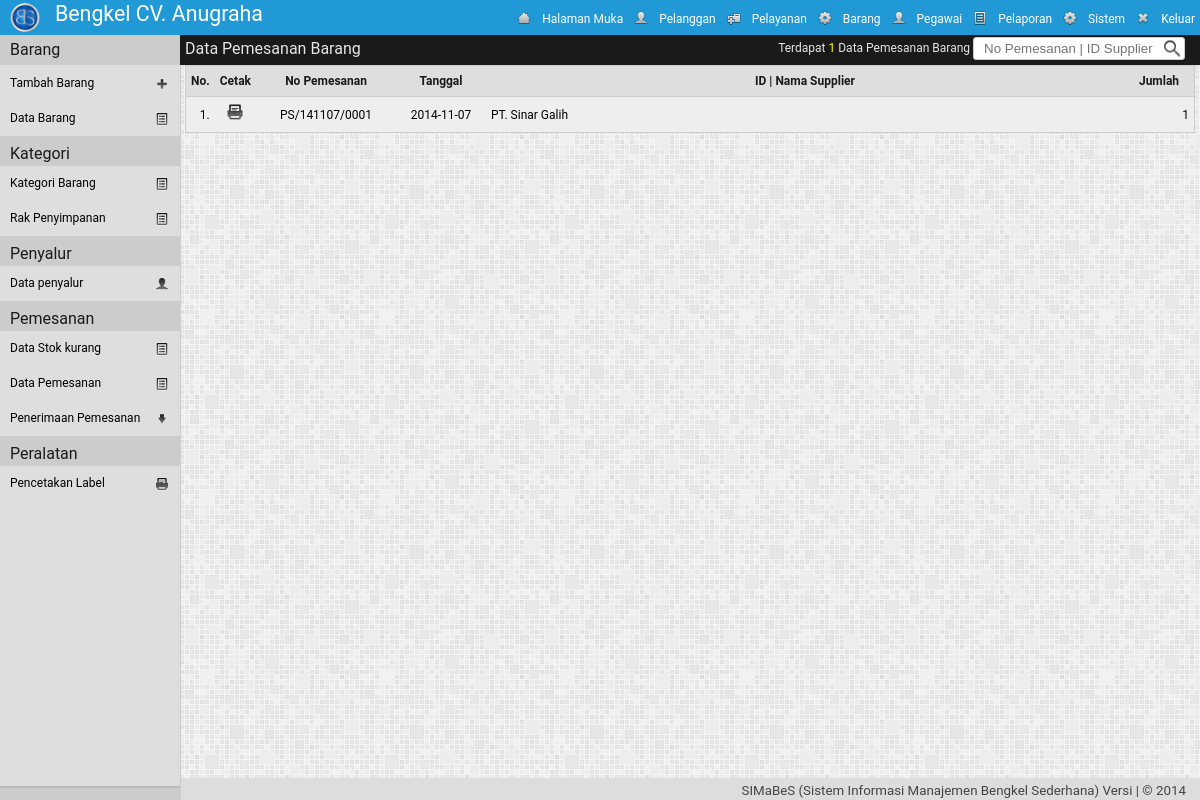
/adm/?mod=barang&h=pembelian_data (signed in), run on the app's committed database.
### tables this page shows
CREATE TABLE IF NOT EXISTS `pengaturan` (
`id` int(1) NOT NULL,
  `nm_bengkel` varchar(30) NOT NULL,
  `telp1` varchar(30) NOT NULL,
  `telp2` varchar(30) NOT NULL,
  `almt_bengkel` text NOT NULL,
  `logo_bengkel` text NOT NULL,
  `tentang_bengkel` text NOT NULL
);

CREATE TABLE IF NOT EXISTS `akses_pengguna` (
  `kel_id` int(2) NOT NULL,
  `id_menu` int(2) NOT NULL,
  `r` enum('0','1') NOT NULL
);

CREATE TABLE IF NOT EXISTS `menu` (
  `id_menu` int(2) NOT NULL,
  `nm_menu` varchar(20) NOT NULL,
  `class` varchar(10) NOT NULL,
  `links` text NOT NULL,
  `icon` text NOT NULL,
  `value` text NOT NULL
);

CREATE TABLE IF NOT EXISTS `br_pembelian` (
  `no_pes` varchar(25) NOT NULL,
  `tgl_pes` date NOT NULL,
  `id_sup` varchar(25) NOT NULL,
  `total_pembayaran` double NOT NULL,
  `diterima` enum('0','1') NOT NULL,
  `id_pengguna` text NOT NULL,
  `wkt_ubah` datetime NOT NULL
);

CREATE TABLE IF NOT EXISTS `sup_data` (
`id_sup` int(8) NOT NULL,
  `nm_sup` varchar(30) NOT NULL,
  `almt_sup` text NOT NULL,
  `telp_sup` varchar(13) NOT NULL,
  `wkt_ubah` datetime NOT NULL
);

### adm/barang/class.php (called while the page is built, shortened)
<?php
class barang{
	function sunting_penyalur($field,$id_sup){
		$qry = "SELECT * FROM sup_data WHERE id_sup='$id_sup'";
		$hasil = mysql_query($qry);
		$data = mysql_fetch_array($hasil);
		if($field == 'id_sup')
			return $data['id_sup'];
		elseif($field == 'nm_sup')
			return $data['nm_sup'];
		elseif($field == 'almt_sup')
			return $data['almt_sup'];
		elseif($field == 'telp_sup')
			return $data['telp_sup'];
	}
	function tampil_pembelian_detail($select,$where){
		$qry = mysql_query("SELECT $select FROM `br_pembelian_detail`  $where")  or die (mysql_error());
		if(mysql_num_rows($qry)>0){
		while($row = mysql_fetch_array($qry))
			$data[] = $row;
			return $data;
		}
	}
	function tampil_pembelian(){
		if(!empty($_GET['cari'])){
			$qry = "SELECT * FROM `br_pembelian` WHERE no_pes='".$_GET['cari']."' OR id_sup='".$_GET['cari']."' ORDER by wkt_ubah DESC";
		}
		else{
			$qry = "SELECT * FROM `br_pembelian` ORDER by wkt_ubah DESC";
		}
		$hasil = mysql_query($qry)  or die (mysql_error());
		if(mysql_num_rows($hasil)>0){
		while($row = mysql_fetch_array($hasil))
			$data[] = $row;
			return $data;
		}
	}
}
?>

### adm/barang/pembelian_data.php (the view, shortened to what this page needs)
<?php
	$lokasi="Data Pemesanan Barang";
	$brg = new barang();
	$tampil = $brg->tampil_pembelian();
	$jml = count($tampil);
	echo'
	<div class="konten">'.$iframe.'
	<div class="lokasi">
		<label>'.$lokasi.'</label>
		<div class="kanan2">
			<form action="" method="get" name="fpencarian" id="fpencarian">
			<label>Terdapat <font>'.$jml.' </font> '.$lokasi.' </label>
			<input name="mod" value="'.$_GET['mod'].'" type="hidden" >
			<input name="h" value="'.$_GET['h'].'" type="hidden" >
			<input name="cari" id="cari" size="20" maxlength="50" class="text-pencarian" type="text" value="'; if(!empty($_GET['cari'])){echo $_GET['cari'];} echo'" placeholder="No Pemesanan | ID Supplier" >
			</form>
		</div>
	</div>
<form name="fkonten" method="post" action="?mod='.$_GET['mod'].'&h=aksi">
<table cellpadding="5" cellspacing="0" class="table">
<tr id="th"><th align="right" width="10px">No.</th>
	<th align="center" width="10px">Cetak</th><th align="center" width="130px">No Pemesanan</th>
	<th align="center" width="80px">Tanggal</th><th>ID | Nama Supplier</th>
	<th align="center" width="60px">Jumlah</th></tr>';
$baris=1;
if($jml > 0){
	foreach($tampil as $data){
		$kolom= ($baris%2 == 1)? "kolom-ganjil" : "kolom-genap";
	echo'
	<tr class="'.$kolom.'">
		<td align="right">'.$baris++ .'.</td>
		<td align="center">
			<a href="barang/faktur_pes.php?no_pes='.$data['no_pes'].'" title="Cetak Pemesanan" target="framepopup" onClick="setdisplay(\'divpopup\',1)">
				<img src="../img/print.png" height="20px" width="20px">
			</a>
		</td>
		<td align="center">'.$data['no_pes'].'</td>
		<td align="center">'.$data['tgl_pes'].'</td>
		<td >';
			echo $brg->sunting_penyalur('nm_sup',$data['id_sup']);
		echo'
		</td>
		<td align="right">';
			$no_pes = $data['no_pes'];
			echo count($brg->tampil_pembelian_detail("*","WHERE no_pes='$no_pes' "));
		echo'
		</td>
	</tr>';
	}
	echo'
	</table>
	</form>
	</div>';
}
elseif(count($tampil)==0  && !empty($_GET['cari'])){
	echo "<script type='text/javascript'> alert('Pencarian [".$_GET['cari']."] tidak ditemukan');history.back()</script>";
}
else{echo "<script type='text/javascript'> alert('Data kosong');window.location='?mod=barang&h=data'</script>";}
?>

### adm/header.php
<?php
	$qpeng=mysql_query("SELECT * FROM pengaturan  LIMIT 1");
	$dpeng=mysql_fetch_object($qpeng);
	$qmenu="select id_menu  from akses_pengguna where  kel_id='".$_SESSION['kel_id']."' AND r='1' ";
	$dmenu=mysql_query($qmenu) or die (mysql_error());
echo'
<!DOCTYPE html PUBLIC "-//W3C//DTD XHTML 1.0 Strict//EN"
	"http://www.w3.org/TR/xhtml1/DTD/xhtml1-strict.dtd">
<html xmlns="http://www.w3.org/1999/xhtml" xml:lang="en" lang="en">
<head>
<title>'.$aplikasi." | ".strtoupper($_GET['mod']).' | Daily Build</title>
		<link rel="shortcut icon" href="../img/icon.ico" />
		<link rel="stylesheet" type="text/css" href="../styler/header.css">
		<link rel="stylesheet" type="text/css" href="../styler/style.css">
		<link rel="stylesheet" type="text/css" href="../styler/jquery-ui.css">
		<link rel="stylesheet" type="text/css" href="../styler/jquery-ui.theme.css">
		<script type="text/javascript" src="../styler/jquery-1.9.1.js"></script>
		<script type="text/javascript" src="../styler/jquery-ui.js"></script>
		<link rel="stylesheet" type="text/css" href="../styler/toastr.css">
		<script type="text/javascript" src="../styler/toastr.js"></script>
		<script type="text/javascript" src="../styler/toastr_option.js"></script>
		<script type="text/javascript" src="../styler/iframe.js"></script>
		<script type="text/javascript" src="../styler/check-uncheck.js"></script>
		<script src="../styler/tab.js" type="text/javascript"></script>
		<link href="../styler/tab.css" rel="stylesheet" type="text/css" />
</head>
<body >
<div class="header" >
	<div class="kiri">
		<a href="../index.php" target="_blank">
		<div class="logo"><img src="'.$dpeng->logo_bengkel.'"></div>
		<div class="namabengkel" >'.$dpeng->nm_bengkel.'</div></a>
	</div>
	<div class="kanan">
		<ul class="header-nav">';
			while ($dpengku2=mysql_fetch_object($dmenu)){
				$myquery="select *  from menu where id_menu='".$dpengku2->id_menu."'";
				$isi=mysql_query($myquery) or die (mysql_error());
				$dpengku=mysql_fetch_object($isi);
				echo "<a href='$dpengku->links' title='$dpengku->nm_menu' ><li class='$dpengku->class'><img class='img' src='$dpengku->icon'>$dpengku->nm_menu</li></a>";
			}
		echo'
		</ul>
	</div>
</div>
';
?>

### styler/header.css (style rules this page uses)
.header { top: 0px; width: 100%; height: 35px; padding: 0px; margin: 0px; color: #ffffff; background: #2099D6; position: fixed; z-index:1000; }
.kiri { float:left; width:auto; vertical-align:middle; }
.logo { float: left; margin: 3px 10px 5px 10px; padding: 0; vertical-align: middle; }
.logo img { width: 30px; height: 30x; border-radius: 20px; }
.namabengkel { float: left; margin: auto; padding: 5px; text-align: left; font-size: 16pt; color:#ffffff; }
.kanan { height:34px; width:auto; float:right; right: 0px; display: inline; }
.header-nav { list-style: none; margin: 0px; padding: 0px; }
.header-nav li { color:#fff; line-height: 18px; text-indent: 0px; }
.header-nav li img { float: left; margin: 0px 10px 0px 0px ; height: 16px; width: 16px; }
.menu, .keluar { padding :10px 5px 7px 5px ; margin:0; float: left; text-align: center; vertical-align: top; }

### styler/style.css (style rules this page uses)
a { text-decoration: none; }
a:link,a:visited { color: #000000; }
body { font-family: Roboto,Open Sans,Sans, Sans Serif, Calibri, Arial; font-size: 12px; margin: 0px; padding: 0px; background: url('../img/bg.png') repeat; line-height: 1.5em; color: #444; height:100%; }
.konten { width: auto; height: auto; margin: 0 0 50px 180px; padding: 30px 5px 0px 5px; vertical-align:middle; font-size: 12px; color:#000; }
table { width: 100%; height: auto; margin: 0px 0px 10px 0px; border:1px solid #ccc; }
label { margin-left:10px; font-size: 12px; }
th { color: #1a1a1a; background: #dedede; border-bottom: solid 1px #ccc; height:20px; padding:5px; margin:0px; font-size: 12px; }
td { min-height:30px; }
.kolom-ganjil { background:#EEEEEE; }
table { background:#eee; }
.text-pencarian { border: 1px solid #ccc; border-radius: 3px; background: url(../img/pencarian.png) no-repeat right ; background-color:#fff; color: #000000; margin:0px; padding: 3px 23px 3px 10px; vertical-align:middle; }
.lokasi { top:35px; left:180px; margin:0px 0px 5px 0px; padding:5px; height:20px; vertical-align:middle; color:#E5E5E5; position:fixed; width:100%; float:right; z-index:999; background: #1A1A1A; }
.lokasi > label { font-size:12pt; margin:0px; }
.kanan2 { width:auto; float:right; top:2px; right: 205px; position: absolute; vertical-align:middle; }
.kanan2 font { color:#FFFF00; }

### data on the page
pengaturan: logo_bengkel (picture), nm_bengkel "Bengkel CV. Anugraha"
akses_pengguna: id_menu.icon (picture), id_menu.nm_menu "Halaman Muka"
akses_pengguna: id_menu.icon (picture), id_menu.nm_menu "Pelanggan"
akses_pengguna: id_menu.icon (picture), id_menu.nm_menu "Pelayanan"
akses_pengguna: id_menu.icon (picture), id_menu.nm_menu "Barang"
akses_pengguna: id_menu.icon (picture), id_menu.nm_menu "Pegawai"
akses_pengguna: id_menu.icon (picture), id_menu.nm_menu "Pelaporan"
akses_pengguna: id_menu.icon (picture), id_menu.nm_menu "Sistem"
akses_pengguna: id_menu.icon (picture), id_menu.nm_menu "Keluar"
br_pembelian: no_pes "PS/141107/0001", tgl_pes "2014-11-07", id_sup.nm_sup "PT. Sinar Galih", tampil_pembelian_detail "1"

### other printed values
$lokasi "Data Pemesanan Barang"
$jml "1"
